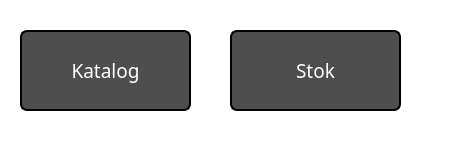
<?xml version="1.0" encoding="UTF-8"?>
<ui version="4.0">
 <class>MainWindow</class>
 <widget class="QMainWindow" name="MainWindow">
  <property name="geometry">
   <rect>
    <x>0</x>
    <y>0</y>
    <width>452</width>
    <height>168</height>
   </rect>
  </property>
  <property name="windowTitle">
   <string>Halaman Utama</string>
  </property>
  <property name="windowIcon">
   <iconset resource="../data/ui/logo.qrc">
    <normaloff>:/newPrefix/logo.png</normaloff>:/newPrefix/logo.png</iconset>
  </property>
  <property name="styleSheet">
   <string notr="true">background-color: rgb(255, 255, 255);</string>
  </property>
  <widget class="QWidget" name="centralwidget">
   <widget class="QPushButton" name="katalogButton">
    <property name="geometry">
     <rect>
      <x>20</x>
      <y>30</y>
      <width>171</width>
      <height>81</height>
     </rect>
    </property>
    <property name="font">
     <font>
      <family>Sans Serif Collection</family>
      <pointsize>14</pointsize>
      <weight>50</weight>
      <italic>false</italic>
      <bold>false</bold>
     </font>
    </property>
    <property name="styleSheet">
     <string notr="true">QPushButton {color:white; background-color:#4E4E4E;border:2px solid black;
border-top-left-radius: 7px;
border-top-right-radius: 7px;
border-bottom-right-radius: 7px;
border-bottom-left-radius: 7px;
padding: 0 8px;}




QPushButton:hover:!pressed {
 background-color:#262626;
border-style:inset
}

QPushButton:hover {
 background-color:#171717
}


</string>
    </property>
    <property name="text">
     <string>Katalog</string>
    </property>
   </widget>
   <widget class="QPushButton" name="keluarmasukBarang">
    <property name="geometry">
     <rect>
      <x>230</x>
      <y>30</y>
      <width>171</width>
      <height>81</height>
     </rect>
    </property>
    <property name="font">
     <font>
      <family>Sans Serif Collection</family>
      <pointsize>14</pointsize>
      <weight>50</weight>
      <italic>false</italic>
      <bold>false</bold>
     </font>
    </property>
    <property name="styleSheet">
     <string notr="true">QPushButton {color:white; background-color:#4E4E4E;border:2px solid black;
border-top-left-radius: 7px;
border-top-right-radius: 7px;
border-bottom-right-radius: 7px;
border-bottom-left-radius: 7px;
padding: 0 8px;}




QPushButton:hover:!pressed {
 background-color:#262626;
border-style:inset
}

QPushButton:hover {
 background-color:#171717
}


</string>
    </property>
    <property name="text">
     <string>Stok</string>
    </property>
   </widget>
  </widget>
  <widget class="QStatusBar" name="statusbar"/>
  <action name="actionExit">
   <property name="text">
    <string>Exit</string>
   </property>
  </action>
 </widget>
 <resources>
  <include location="../data/ui/logo.qrc"/>
 </resources>
 <connections/>
</ui>
